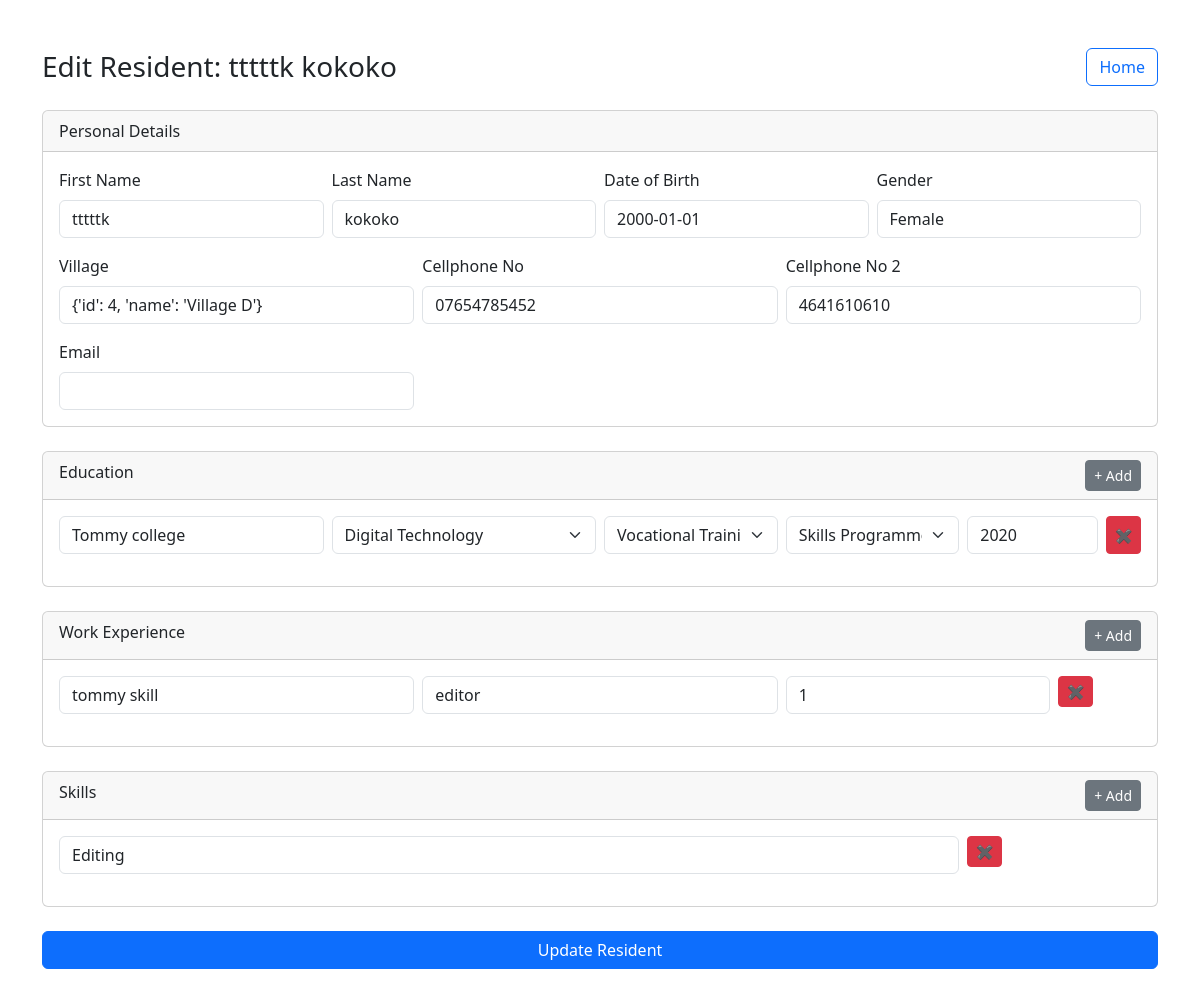
The page /edit-resident/4 on the database its author committed.
### app/models.py (models this page shows)
class Resident(Base):
    __tablename__ = "residents"
    id = Column(Integer, primary_key=True, index=True)
    first_name = Column(String, nullable=False)
    last_name = Column(String, nullable=False)
    dob = Column(Date, nullable=False)
    gender = Column(String, nullable=False)
    village = Column(String, nullable=False)
    cellphone_no = Column(String, nullable=False)
    cellphone_no2 = Column(String)
    email = Column(String)
    qualifications = relationship("Qualification", back_populates="resident", cascade="all, delete-orphan")
    experiences = relationship("Experience", back_populates="resident", cascade="all, delete-orphan")
    skills = relationship("Skill", back_populates="resident", cascade="all, delete-orphan")

class Qualification(Base):
    __tablename__ = "qualifications"
    id = Column(Integer, primary_key=True, index=True)
    institution = Column(String)
    name = Column(String)
    type = Column(String)
    level = Column(String)
    year = Column(String)
    resident_id = Column(Integer, ForeignKey("residents.id"))
    resident = relationship("Resident", back_populates="qualifications")

class Experience(Base):
    __tablename__ = "experiences"
    id = Column(Integer, primary_key=True, index=True)
    company = Column(String)
    position = Column(String)
    years = Column(String)
    resident_id = Column(Integer, ForeignKey("residents.id"))
    resident = relationship("Resident", back_populates="experiences")

class Skill(Base):
    __tablename__ = "skills"
    id = Column(Integer, primary_key=True, index=True)
    name = Column(String)
    resident_id = Column(Integer, ForeignKey("residents.id"))
    resident = relationship("Resident", back_populates="skills")

### app/resident_routes.py (the view)
@router.get("/edit-resident/{resident_id}", response_class=HTMLResponse)
async def edit_resident_form(request: Request, resident_id: int, db: Session = Depends(get_db)):
    resident = db.query(Resident).filter(Resident.id == resident_id).first()
    if not resident:
        return RedirectResponse(url="/", status_code=303)
    villages = get_all_villages()
    qualifications = get_all_qualifications()
    return templates.TemplateResponse(
        "edit_resident.html",
        {
            "request": request,
            "resident": resident,
            "villages": villages,
            "qualifications": qualifications
        }
    )

### app/templates/edit_resident.html (shortened to what this page needs)
<!DOCTYPE html>
<html>
<head>
    <link href="https://cdn.jsdelivr.net/npm/bootstrap@5.3.3/dist/css/bootstrap.min.css" rel="stylesheet">
    <link rel="stylesheet" href="https://cdn.jsdelivr.net/npm/flatpickr/dist/flatpickr.min.css">
</head>
<body>
<div class="container mt-5">
<div class="d-flex justify-content-between align-items-center mb-4">
  <h3 class="mb-0">Edit Resident: {{ resident.first_name }} {{ resident.last_name }}</h3>
  <a href="/" class="btn btn-outline-primary">Home</a>
</div>
<form method="post" action="/edit-resident/{{ resident.id }}">
<div class="card mb-4">
    <div class="card-header">Personal Details</div>
    <div class="card-body">
        <div class="row g-2 mb-3">
            <div class="col-md-3">
                <label class="form-label">First Name</label>
                <input type="text" class="form-control" value="{{ resident.first_name }}" readonly>
            </div>
            <div class="col-md-3">
                <label class="form-label">Last Name</label>
                <input type="text" class="form-control" value="{{ resident.last_name }}" readonly>
            </div>
            <div class="col-md-3">
                <label class="form-label">Date of Birth</label>
                <input type="text" class="form-control" value="{{ resident.dob }}" readonly>
            </div>
            <div class="col-md-3">
                <label class="form-label">Gender</label>
                <input type="text" class="form-control" value="{{ resident.gender }}" readonly>
            </div>
        </div>
        <div class="row g-2 mb-3">
            <div class="col-md-4">
                <label class="form-label">Village</label>
                <input type="text" class="form-control" value="{{ resident.village }}" readonly>
            </div>
            <div class="col-md-4">
                <label class="form-label">Cellphone No</label>
                <input type="text" name="cellphone_no" class="form-control"
                       value="{{ resident.cellphone_no }}" required>
            </div>
            <div class="col-md-4">
                <label class="form-label">Cellphone No 2</label>
                <input type="text" name="cellphone_no2" class="form-control"
                       value="{{ resident.cellphone_no2 or '' }}">
            </div>
        </div>
        <div class="row g-2">
            <div class="col-md-4">
                <label class="form-label">Email</label>
                <input type="email" name="email" class="form-control"
                       value="{{ resident.email or '' }}">
            </div>
        </div>
    </div>
</div>
<div class="card mb-4">
    <div class="card-header d-flex justify-content-between">
        <span>Education</span>
        <button type="button" class="btn btn-sm btn-secondary" onclick="addEducation()">+ Add</button>
    </div>
    <div class="card-body" id="education-section">
        {% for qualification in resident.qualifications %}
        <div class="row g-2 mb-3 education-row">
            <div class="col-md-3">
                <input name="education_institution[]" class="form-control"
                       value="{{ qualification.institution or '' }}" placeholder="Institution">
            </div>
            <div class="col-md-3">
                <select name="education_name[]" class="form-select" required>
                    {% for field, names in qualifications.names.items() %}
                        <optgroup label="{{ field }}">
                            {% for name in names %}
                                <option value="{{ name }}"
                                    {% if qualification.name == name %}selected{% endif %}>
                                    {{ name }}
                                </option>
                            {% endfor %}
                        </optgroup>
                    {% endfor %}
                </select>
            </div>
            <div class="col-md-2">
                <select name="education_type[]" class="form-select" required>
                    {% for type in qualifications.types %}
                        <option value="{{ type }}"
                            {% if qualification.type == type %}selected{% endif %}>
                            {{ type }}
                        </option>
                    {% endfor %}
                </select>
            </div>
            <div class="col-md-2">
                <select name="education_level[]" class="form-select" required>
                    {% for level in qualifications.levels %}
                        <option value="{{ level }}"
                            {% if qualification.level == level %}selected{% endif %}>
                            {{ level }}
                        </option>
                    {% endfor %}
                </select>
            </div>
            <div class="col-md-2 d-flex">
                <input name="education_year[]" class="form-control"
                       value="{{ qualification.year or '' }}" placeholder="Year">
                <button type="button" class="btn btn-danger btn-sm ms-2"
                        onclick="deleteEducationRow(this)">✖</button>
            </div>
        </div>
        {% endfor %}
    </div>
</div>
<div class="card mb-4">
    <div class="card-header d-flex justify-content-between">
        <span>Work Experience</span>
        <button type="button" class="btn btn-sm btn-secondary" onclick="addExperience()">+ Add</button>
    </div>
    <div class="card-body" id="experience-section">
        {% for exp in resident.experiences %}
        <div class="row g-2 mb-3 experience-row">
            <div class="col-md-4">
                <input name="company[]" class="form-control"
                       value="{{ exp.company or '' }}" placeholder="Company">
            </div>
            <div class="col-md-4">
                <input name="position[]" class="form-control"
                       value="{{ exp.position or '' }}" placeholder="Position">
            </div>
            <div class="col-md-3">
                <input name="years[]" class="form-control"
                       value="{{ exp.years or '' }}" placeholder="Years">
            </div>
            <div class="col-md-1">
                <button type="button" class="btn btn-danger btn-sm"
                        onclick="deleteExperienceRow(this)">✖</button>
            </div>
        </div>
        {% endfor %}
    </div>
</div>
<div class="card mb-4">
    <div class="card-header d-flex justify-content-between">
        <span>Skills</span>
        <button type="button" class="btn btn-sm btn-secondary" onclick="addSkill()">+ Add</button>
    </div>
    <div class="card-body" id="skills-section">
        {% for skill in resident.skills %}
        <div class="row g-2 mb-3 skill-row">
            <div class="col-md-10">
                <input name="skills[]" class="form-control"
                       value="{{ skill.name or '' }}" placeholder="Skill">
            </div>
            <div class="col-md-2">
                <button type="button" class="btn btn-danger btn-sm"
                        onclick="deleteSkillRow(this)">✖</button>
            </div>
        </div>
        {% endfor %}
    </div>
</div>
<button type="submit" class="btn btn-primary w-100 mb-5">
    Update Resident
</button>
</form>
</div>
</body>
</html>

### rows shown on the page
Resident: first_name "tttttk", last_name "kokoko", dob "2000-01-01", gender "Female", village "{'id': 4, 'name': 'Village D'}", cellphone_no "07654785452", cellphone_no2 "4641610610"
Qualification: institution "Tommy college", name "Digital Technology", type "Vocational Training", level "Skills Programme", year "2020"
Experience: company "tommy skill", position "editor", years "1"
Skill: name "Editing"
